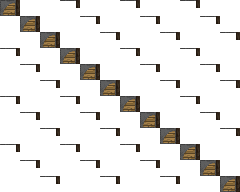
#> input picture scripts/gear3d_cage_female_large_fwd.png, 240 x 192 px
$ python reverse_texture.py gear3d_cage_female_large_fwd.png out.png 100 100
#> lines starting #> are read from the running program, lines starting #| are printed output that depends on the picture; after the words box and inside, x2 and y2 are one past the last pixel; in counts of white or black regions, pixels touching at a corner belong together
#!/bin/python3

from PIL import Image
from PIL import ImageDraw
import sys

if (len(sys.argv)!=5):
  print("Usage: reverse_texture.py input_image output_image part_width part_height")
  exit();

step_width  = int(sys.argv[3])
step_height = int(sys.argv[4])

imgIn = Image.open(sys.argv[1]);
#> imgIn is the input picture: PIL image 240x192 RGBA; mean R, G, B, A 233.9, 232.5, 230.8, 30.8

imgOut = Image.new(mode=imgIn.mode,size=(imgIn.size),color=(0,0,0,0));
#> imgOut: PIL image 240x192 RGBA; every value is 0

width = imgIn.width
#> width = 240
height = imgOut.height
#> height = 192

if step_width==0:
  step_width = width
if step_height==0:
  step_height = height

for x in range(0,imgIn.width,step_width):
  for y in range(0,imgIn.height,step_height):
    mask = Image.new("L", size=imgIn.size, color=0)
    draw = ImageDraw.Draw(mask)

    draw.rectangle((x, y, x+step_width-1, y+step_height-1), fill=255)
    imgOut.paste(imgIn, (width-step_width-2*x, height-step_height-2*y), mask)
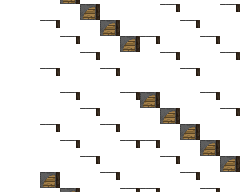
#> imgOut: PIL image 240x192 RGBA; mean R, G, B, A 186.8, 185.7, 184.4, 24.5; transparent parts drawn white
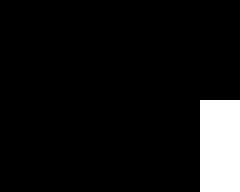
#> mask: PIL image 240x192 L; 8% white; 1 white region, box (x1, y1, x2, y2) and area: (200, 100, 240, 192) 3680
    #imgOut.paste(imgIn, (-100, 0), mask)

imgOut.save(sys.argv[2])
